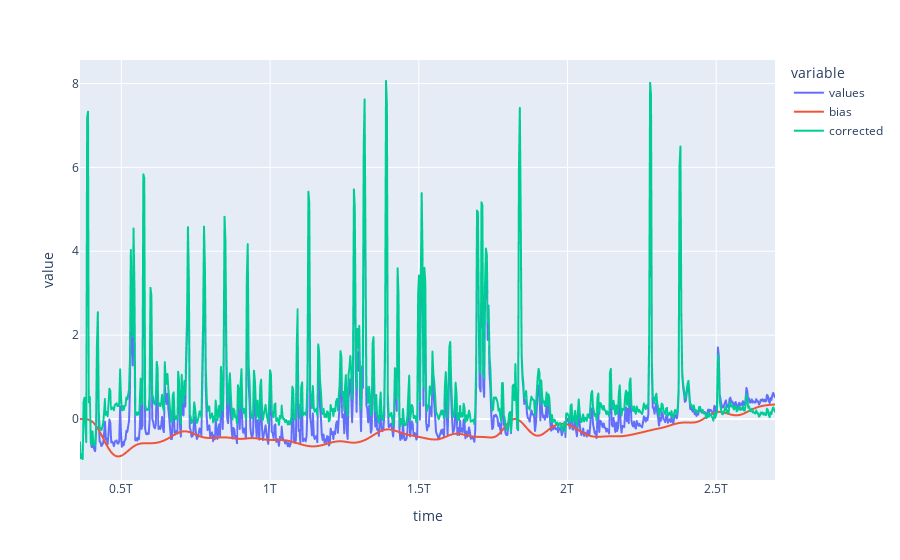

Notebook code for this chart:
### Markdown cell above
Filtrage des hautes fréquences et soustraction du biais :

### Code cell
if (tools.NOISE_FREQ is None):
    newdf['corrected'] = newdf['values'] - newdf['bias']
else :
    newdf['corrected'] = tools.butter_lowpass_filter(newdf['values'], tools.NOISE_FREQ, 1/tools.PERIOD*1000) # on perd la hauteur relative entre les pics parfois
    newdf['corrected'] = newdf['corrected'] - newdf['bias']
newdf.plot()

### Figure 1 — Plotly figure (JSON) as saved in the notebook; plotly's stock layout.template omitted (floating-point values rounded to 4 significant figures; data arrays with more than 128 entries replaced by an {"elided": "..."} marker saying what was removed)
{"data": [{"hovertemplate": "variable=values<br>time=%{x}<br>value=%{y}<extra></extra>", "legendgroup": "values", "line": {"color": "#636efa", "dash": "solid"}, "mode": "lines", "name": "values", "showlegend": true, "type": "scattergl", "x": {"elided": "780 int values"}, "xaxis": "x", "y": {"elided": "780 float values"}, "yaxis": "y"}, {"hovertemplate": "variable=bias<br>time=%{x}<br>value=%{y}<extra></extra>", "legendgroup": "bias", "line": {"color": "#EF553B", "dash": "solid"}, "mode": "lines", "name": "bias", "showlegend": true, "type": "scattergl", "x": {"elided": "780 int values"}, "xaxis": "x", "y": {"elided": "780 float values"}, "yaxis": "y"}, {"hovertemplate": "variable=corrected<br>time=%{x}<br>value=%{y}<extra></extra>", "legendgroup": "corrected", "line": {"color": "#00cc96", "dash": "solid"}, "mode": "lines", "name": "corrected", "showlegend": true, "type": "scattergl", "x": {"elided": "780 int values"}, "xaxis": "x", "y": {"elided": "780 float values"}, "yaxis": "y"}], "layout": {"legend": {"title": {"text": "variable"}, "tracegroupgap": 0}, "margin": {"t": 60}, "xaxis": {"anchor": "y", "domain": [0, 1], "title": {"text": "time"}}, "yaxis": {"anchor": "x", "domain": [0, 1], "title": {"text": "value"}}}}
